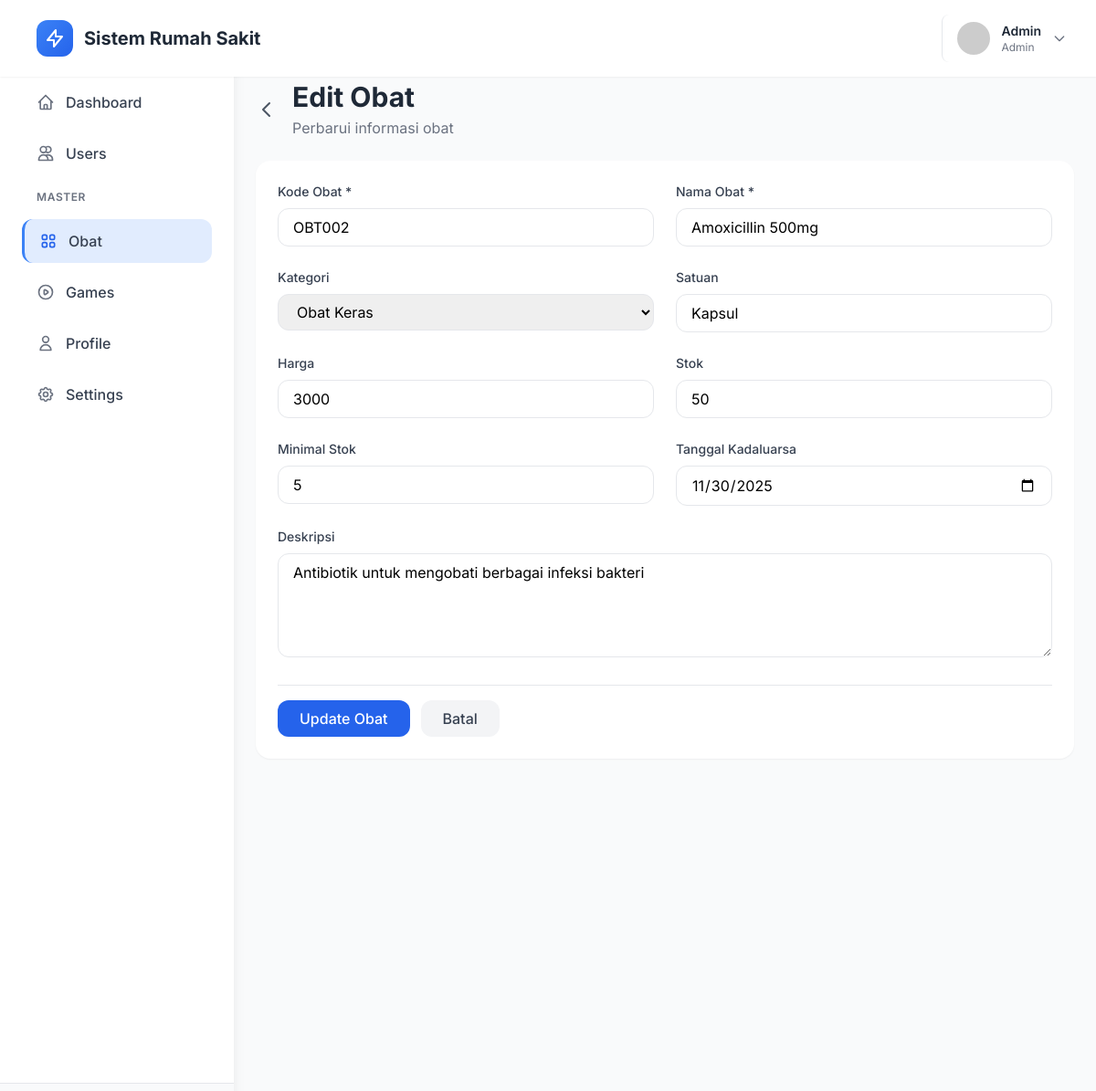
The page /index.php?page=master-obat&action=edit&id=2 (signed in) on the database its author committed.
### tables this page shows
CREATE TABLE IF NOT EXISTS users (
    id INT PRIMARY KEY AUTO_INCREMENT,
    username VARCHAR(50) NOT NULL UNIQUE,
    email VARCHAR(100) NOT NULL UNIQUE,
    password VARCHAR(255) NOT NULL,
    first_name VARCHAR(50),
    last_name VARCHAR(50),
    phone VARCHAR(20),
    avatar VARCHAR(255) DEFAULT 'default-avatar.png',
    role_id INT NOT NULL DEFAULT 4,
    is_active TINYINT(1) DEFAULT 1,
    last_login DATETIME,
    created_at TIMESTAMP DEFAULT CURRENT_TIMESTAMP,
    updated_at TIMESTAMP DEFAULT CURRENT_TIMESTAMP ON UPDATE CURRENT_TIMESTAMP,
    FOREIGN KEY (role_id) REFERENCES roles(id) ON DELETE RESTRICT,
    INDEX idx_username (username),
    INDEX idx_email (email),
    INDEX idx_role_id (role_id)
);

CREATE TABLE IF NOT EXISTS roles (
    id INT PRIMARY KEY AUTO_INCREMENT,
    role_name VARCHAR(50) NOT NULL UNIQUE,
    description TEXT,
    created_at TIMESTAMP DEFAULT CURRENT_TIMESTAMP
);

CREATE TABLE IF NOT EXISTS obat (
    id INT PRIMARY KEY AUTO_INCREMENT,
    kode_obat VARCHAR(20) NOT NULL UNIQUE,
    nama_obat VARCHAR(100) NOT NULL,
    kategori VARCHAR(50),
    deskripsi TEXT,
    satuan VARCHAR(20),
    harga INT DEFAULT 0,
    stok INT DEFAULT 0,
    minimal_stok INT DEFAULT 0,
    expired_date DATE,
    created_at TIMESTAMP DEFAULT CURRENT_TIMESTAMP,
    updated_at TIMESTAMP DEFAULT CURRENT_TIMESTAMP ON UPDATE CURRENT_TIMESTAMP,
    INDEX idx_kode_obat (kode_obat),
    INDEX idx_nama_obat (nama_obat),
    INDEX idx_kategori (kategori)
);

### includes/functions.php (called while the page is built, shortened)
<?php
function isLoggedIn() {
    return isset($_SESSION['user_id']);
}
function getCurrentUser() {
    global $pdo;
    $stmt = $pdo->prepare("
        SELECT u.*, r.role_name
        FROM users u
        JOIN roles r ON u.role_id = r.id
        WHERE u.id = ?
    ");
    $stmt->execute([$_SESSION['user_id']]);
    return $stmt->fetch();
}
function hasRole($roleNames) {
    $user = getCurrentUser();
    if (is_array($roleNames)) {
        return in_array($user['role_name'], $roleNames);
    }
    return $user['role_name'] === $roleNames;
}
function getAvatarUrl($avatar) {
    if (empty($avatar) || $avatar === 'default-avatar.png') {
        return 'https://ui-avatars.com/api/?name=' . urlencode($_SESSION['username'] ?? 'User') . '&background=3b82f6&color=fff';
    }
    return BASE_URL . 'assets/uploads/avatars/' . $avatar;
}

### includes/auth_check.php (called while the page is built, shortened)
<?php
require_once __DIR__ . '/db_connect.php';
require_once __DIR__ . '/functions.php';
$currentUser = getCurrentUser();

### pages/master/obat/edit.php (the view, shortened to what this page needs)
<?php
if (!hasRole(['admin', 'manager'])) {
    require_once __DIR__ . '/../../../pages/errors/403.php';
    exit;
}
$obatId = isset($_GET['id']) ? (int)$_GET['id'] : 0;
$stmt = $pdo->prepare("SELECT * FROM obat WHERE id = ?");
$stmt->execute([$obatId]);
$obat = $stmt->fetch();
?>
<div class="mb-6">
    <div class="flex items-center space-x-4 mb-4">
        <a href="index.php?page=master-obat" class="text-gray-600 hover:text-gray-800">
            <svg class="w-6 h-6" fill="none" stroke="currentColor" viewBox="0 0 24 24">
                <path stroke-linecap="round" stroke-linejoin="round" stroke-width="2" d="M15 19l-7-7 7-7" />
            </svg>
        </a>
        <div>
            <h1 class="text-3xl font-bold text-gray-800">Edit Obat</h1>
            <p class="text-gray-500 mt-1">Perbarui informasi obat</p>
        </div>
    </div>
</div>
<div class="bg-white rounded-2xl shadow-sm p-6">
    <form method="POST" class="space-y-6">
        <div class="grid grid-cols-1 md:grid-cols-2 gap-6">
            <div>
                <label class="block text-sm font-medium text-gray-700 mb-2">Kode Obat *</label>
                <input type="text" name="kode_obat" required
                       value="<?php echo isset($_POST['kode_obat']) ? htmlspecialchars($_POST['kode_obat']) : htmlspecialchars($obat['kode_obat']); ?>"
                       class="w-full px-4 py-2 border border-gray-200 rounded-xl focus:ring-2 focus:ring-blue-500 focus:border-transparent outline-none">
            </div>
            <div>
                <label class="block text-sm font-medium text-gray-700 mb-2">Nama Obat *</label>
                <input type="text" name="nama_obat" required
                       value="<?php echo isset($_POST['nama_obat']) ? htmlspecialchars($_POST['nama_obat']) : htmlspecialchars($obat['nama_obat']); ?>"
                       class="w-full px-4 py-2 border border-gray-200 rounded-xl focus:ring-2 focus:ring-blue-500 focus:border-transparent outline-none">
            </div>
            <div>
                <label class="block text-sm font-medium text-gray-700 mb-2">Kategori</label>
                <select name="kategori"
                        class="w-full px-4 py-2 border border-gray-200 rounded-xl focus:ring-2 focus:ring-blue-500 focus:border-transparent outline-none">
                    <option value="Obat Keras" <?php echo (isset($_POST['kategori']) ? $_POST['kategori'] : $obat['kategori']) === 'Obat Keras' ? 'selected' : ''; ?>>Obat Keras</option>
                </select>
            </div>
            <div>
                <label class="block text-sm font-medium text-gray-700 mb-2">Satuan</label>
                <input type="text" name="satuan"
                       value="<?php echo isset($_POST['satuan']) ? htmlspecialchars($_POST['satuan']) : htmlspecialchars($obat['satuan']); ?>"
                       placeholder="Tablet, Kapsul, Botol, dll"
                       class="w-full px-4 py-2 border border-gray-200 rounded-xl focus:ring-2 focus:ring-blue-500 focus:border-transparent outline-none">
            </div>
            <div>
                <label class="block text-sm font-medium text-gray-700 mb-2">Harga</label>
                <input type="number" name="harga" min="0"
                       value="<?php echo isset($_POST['harga']) ? htmlspecialchars($_POST['harga']) : htmlspecialchars($obat['harga']); ?>"
                       class="w-full px-4 py-2 border border-gray-200 rounded-xl focus:ring-2 focus:ring-blue-500 focus:border-transparent outline-none">
            </div>
            <div>
                <label class="block text-sm font-medium text-gray-700 mb-2">Stok</label>
                <input type="number" name="stok" min="0"
                       value="<?php echo isset($_POST['stok']) ? htmlspecialchars($_POST['stok']) : htmlspecialchars($obat['stok']); ?>"
                       class="w-full px-4 py-2 border border-gray-200 rounded-xl focus:ring-2 focus:ring-blue-500 focus:border-transparent outline-none">
            </div>
            <div>
                <label class="block text-sm font-medium text-gray-700 mb-2">Minimal Stok</label>
                <input type="number" name="minimal_stok" min="0"
                       value="<?php echo isset($_POST['minimal_stok']) ? htmlspecialchars($_POST['minimal_stok']) : htmlspecialchars($obat['minimal_stok']); ?>"
                       class="w-full px-4 py-2 border border-gray-200 rounded-xl focus:ring-2 focus:ring-blue-500 focus:border-transparent outline-none">
            </div>
            <div>
                <label class="block text-sm font-medium text-gray-700 mb-2">Tanggal Kadaluarsa</label>
                <input type="date" name="expired_date"
                       value="<?php echo isset($_POST['expired_date']) ? htmlspecialchars($_POST['expired_date']) : htmlspecialchars($obat['expired_date']); ?>"
                       class="w-full px-4 py-2 border border-gray-200 rounded-xl focus:ring-2 focus:ring-blue-500 focus:border-transparent outline-none">
            </div>
        </div>
        <div>
            <label class="block text-sm font-medium text-gray-700 mb-2">Deskripsi</label>
            <textarea name="deskripsi" rows="4"
                      class="w-full px-4 py-2 border border-gray-200 rounded-xl focus:ring-2 focus:ring-blue-500 focus:border-transparent outline-none"><?php echo isset($_POST['deskripsi']) ? htmlspecialchars($_POST['deskripsi']) : htmlspecialchars($obat['deskripsi']); ?></textarea>
        </div>
        <div class="flex space-x-3 pt-4 border-t">
            <button type="submit" class="bg-blue-600 hover:bg-blue-700 text-white font-medium py-2 px-6 rounded-xl transition-colors">
                Update Obat
            </button>
            <a href="index.php?page=master-obat" class="bg-gray-100 hover:bg-gray-200 text-gray-700 font-medium py-2 px-6 rounded-xl transition-colors inline-block">
                Batal
            </a>
        </div>
    </form>
</div>

### includes/header.php (shortened to what this page needs)
<!DOCTYPE html>
<html lang="id">
<head>
    <script src="https://cdn.tailwindcss.com"></script>
</head>
<body class="bg-gray-50">
    <nav class="bg-white shadow-sm fixed top-0 left-0 right-0 z-50">
        <div class="flex items-center justify-between px-6 py-4">
            <div class="flex items-center space-x-4">
                <div class="flex items-center space-x-3">
                    <div class="w-10 h-10 bg-gradient-to-br from-blue-500 to-blue-600 rounded-xl flex items-center justify-center">
                        <svg class="w-6 h-6 text-white" fill="none" stroke="currentColor" viewBox="0 0 24 24">
                            <path stroke-linecap="round" stroke-linejoin="round" stroke-width="2" d="M13 10V3L4 14h7v7l9-11h-7z"/>
                        </svg>
                    </div>
                    <span class="text-xl font-bold text-gray-800"><?php echo SITE_NAME; ?></span>
                </div>
            </div>
            <div class="flex items-center space-x-4">
                <div class="relative">
                    <button onclick="toggleProfileMenu()" class="flex items-center space-x-3 pl-4 border-l hover:bg-gray-50 rounded-lg p-2 transition-colors">
                        <img src="<?php echo getAvatarUrl($currentUser['avatar']); ?>" class="w-9 h-9 rounded-full">
                        <div class="hidden md:block text-left">
                            <p class="text-sm font-semibold text-gray-800"><?php echo htmlspecialchars($currentUser['first_name']); ?></p>
                            <p class="text-xs text-gray-500"><?php echo ucfirst($currentUser['role_name']); ?></p>
                        </div>
                        <svg class="w-4 h-4 text-gray-500" fill="none" stroke="currentColor" viewBox="0 0 24 24">
                            <path stroke-linecap="round" stroke-linejoin="round" stroke-width="2" d="M19 9l-7 7-7-7"/>
                        </svg>
                    </button>
                </div>
            </div>
        </div>
    </nav>

### includes/header.php (style rules this page uses)
* { font-family: 'Inter', sans-serif; }
body { background: #f8f9fa; }

### rows shown on the page
users: first_name "Admin", role.role_name "Admin"
obat: kode_obat "OBT002", nama_obat "Amoxicillin 500mg", kategori "Obat Keras", satuan "Kapsul", harga "3000", stok "50", minimal_stok "5", expired_date "11/30/2025", deskripsi "Antibiotik untuk mengobati berbagai infeksi bakteri"

### other values the page prints
SITE_NAME "Sistem Rumah Sakit"
